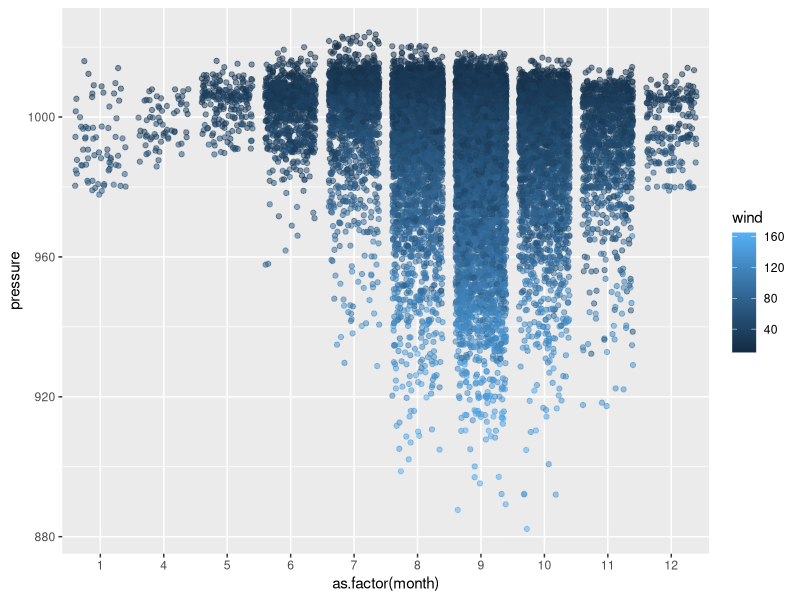

Write the R code that produced this figure.
## ---- chunk 1
library(tidyverse)
## ---- chunk 2
summary(storms)
str(storms)
## ---- chunk 3
storms %>% 
  ggplot(aes(x = as.factor(month), y = pressure, color = wind)) +
  geom_jitter(alpha = 0.5)

## ---- chunk 4
library(knitr)
kable(storms[1:20, ], caption = "table made with kable")
